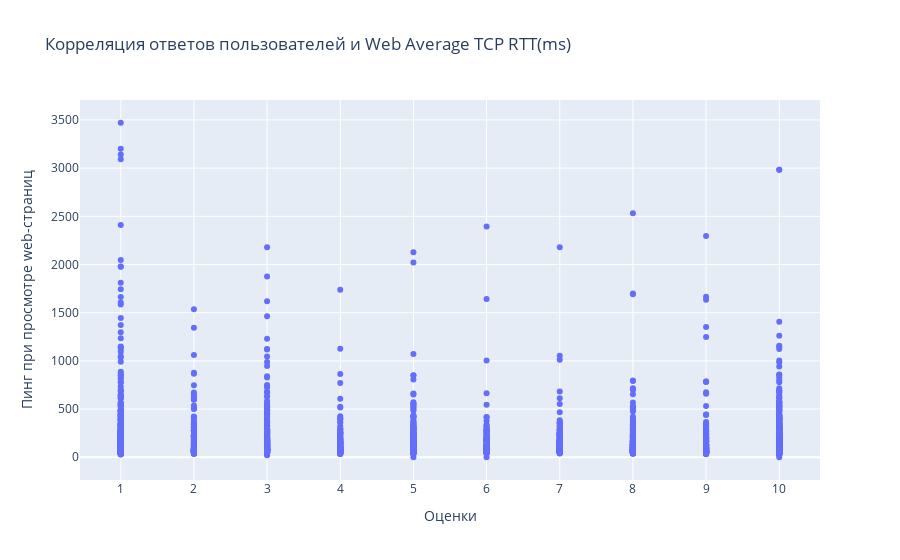

The notebook cell saved with this chart:
### Code cell
fig = go.Figure(data=go.Scatter(x=df['Q1'], y=df['Web Average TCP RTT(ms)'], mode='markers'))
fig.update_layout(title = 'Корреляция ответов пользователей и Web Average TCP RTT(ms)')
fig.update_xaxes({'dtick' : 1}, title = 'Оценки')
fig.update_yaxes(title = 'Пинг при просмотре web-страниц') 
fig.show()

### Figure 1 — Plotly figure (JSON) as saved in the notebook; plotly's stock layout.template omitted (floating-point values rounded to 4 significant figures; data arrays with more than 128 entries replaced by an {"elided": "..."} marker saying what was removed)
{"data": [{"mode": "markers", "type": "scatter", "x": {"elided": "3058 int values"}, "y": {"elided": "3058 int values"}}], "layout": {"title": {"text": "Корреляция ответов пользователей и Web Average TCP RTT(ms)"}, "xaxis": {"dtick": 1, "title": {"text": "Оценки"}}, "yaxis": {"title": {"text": "Пинг при просмотре web-страниц"}}}}
